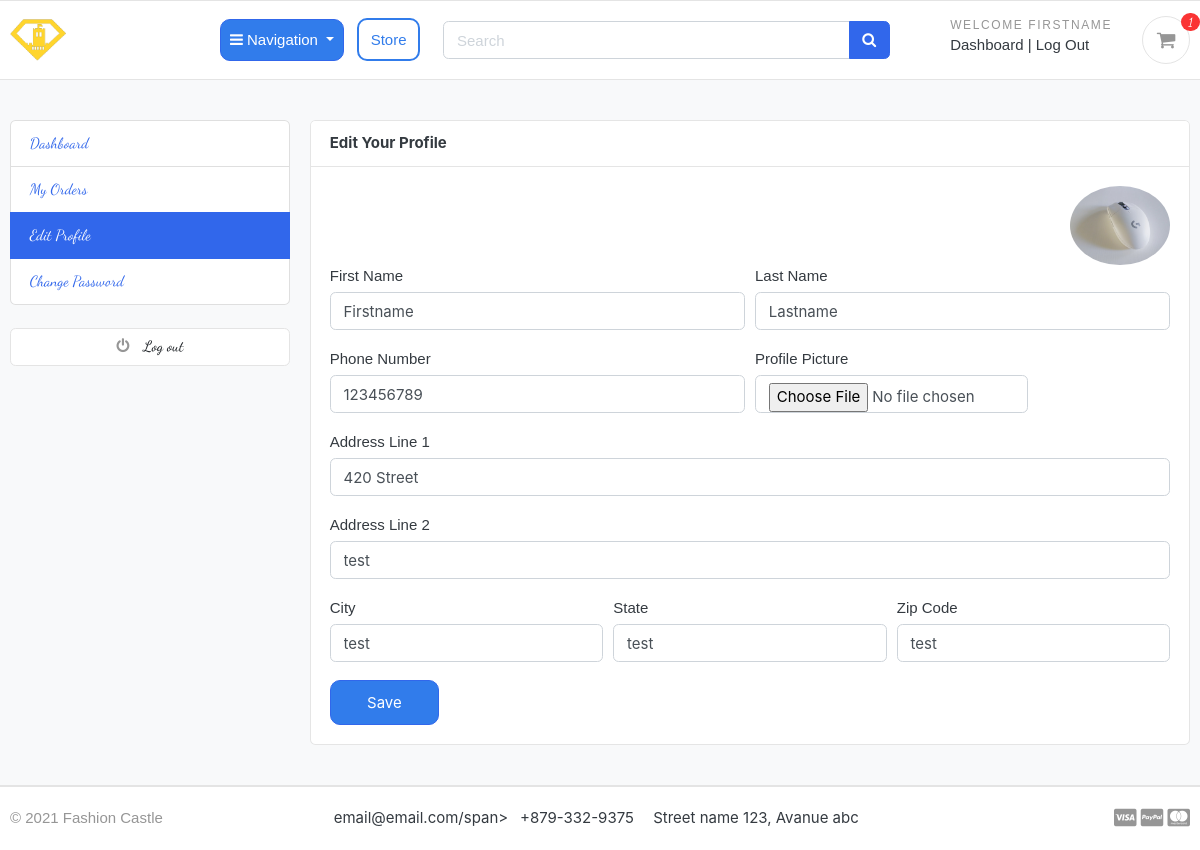
/accounts/edit_profile/ (signed in), run on the app's committed database.
### accounts/models.py (models this page shows, shortened)
class Account(AbstractBaseUser):
    first_name      = models.CharField(max_length=50)
    last_name       = models.CharField(max_length=50)
    username        = models.CharField(max_length=50, unique=True)
    email           = models.CharField(max_length=50, unique=True)
    phone_number    = models.CharField(max_length=20, blank=True)
    date_joined     = models.DateTimeField(auto_now_add=True)
    last_login      = models.DateTimeField(auto_now_add=True)
    is_admin        = models.BooleanField(default=False)
    is_staff        = models.BooleanField(default=False)
    is_active       = models.BooleanField(default=False)
    is_superadmin   = models.BooleanField(default=False)
    USERNAME_FIELD = 'email'
    REQUIRED_FIELDS = ['username', 'first_name', 'last_name']
    objects = MyAccountManager()

class UserProfile(models.Model):
    user = models.OneToOneField(Account, on_delete=models.CASCADE)
    address_line_1 = models.CharField(max_length=200, blank=True)
    address_line_2 = models.CharField(max_length=200, blank=True)
    profile_picture = models.ImageField(blank=True, upload_to='userprofile')
    city = models.CharField(max_length=20, blank=True)
    state = models.CharField(max_length=20, blank=True)
    zip_code = models.CharField(max_length=20, blank=True)
    phone_numnber = models.CharField(max_length=20, blank=True)

### accounts/views.py (the view)
# urls.py: path('edit_profile/', views.edit_profile, name='edit_profile'),
@login_required(login_url='login')
def edit_profile(request):
    userprofile = get_object_or_404(UserProfile, user=request.user)
    if request.method == 'POST':
        user_form = UserForm(request.POST, instance=request.user)
        profile_form = UserProfileForm(request.POST, request.FILES, instance=userprofile)
        if user_form.is_valid() and profile_form.is_valid():
            user_form.save()
            profile_form.save()
            messages.success(request, 'Your profile has been updated!')
            return redirect('edit_profile')
    else:
        user_form = UserForm(instance=request.user)
        profile_form = UserProfileForm(instance=userprofile)
    context = {
        'user_form': user_form,
        'profile_form': profile_form,
        'userprofile': userprofile,
    }
    return render(request, 'accounts/edit_profile.html', context)

### accounts/forms.py
class UserForm(forms.ModelForm):
    class Meta:
        model = Account
        fields = ('first_name', 'last_name', 'phone_number')
    def __init__(self,*args,**kwargs):
        super(UserForm, self).__init__(*args,**kwargs)
        for field in self.fields:
            self.fields[field].widget.attrs['class'] = 'form-control'

class UserProfileForm(forms.ModelForm):
    profile_picture = forms.ImageField(required=False, error_messages = {'invalid':("Image files only")}, widget=forms.FileInput)
    class Meta:
        model = UserProfile
        fields = ('address_line_1', 'address_line_2', 'city', 'state', 'zip_code', 'profile_picture')
    def __init__(self,*args,**kwargs):
        super(UserProfileForm, self).__init__(*args,**kwargs)
        for field in self.fields:
            self.fields[field].widget.attrs['class'] = 'form-control'

### carts/context_processors.py (called while the page is built)
def counter(request):
    cart_count = 0
    if 'admin' in request.path:
        return {}
    else:
        try:
            cart = Cart.objects.filter(cart_id=_cart_id(request))
            if request.user.is_authenticated:
                cart_items = CartItem.objects.all().filter(user=request.user)
            else:
                cart_items = CartItem.objects.all().filter(cart=cart[:1])
            for cart_item in cart_items:
                cart_count += cart_item.quantity
        except Cart.DoesNotExist:
            cart_count = 0
    return dict(cart_count=cart_count)

### carts/views.py (called while the page is built)
def _cart_id(request):
    cart = request.session.session_key
    if not cart:
        cart = request.session.create()
    return cart

### category/context_processors.py (called while the page is built)
def menu_links(request):
    links = Category.objects.all()
    return dict(links=links)

### category/models.py (called while the page is built)
    def get_url(self):
            return reverse('products_by_category', args=[self.slug])

### templates/accounts/edit_profile.html (shortened to what this page needs)
{% extends  'base.html' %}
{% block content %}
    <section class="section-content padding-y bg">
        <div class="container">
            <div class="row">
                {% include 'includes/dashboard_sidebar.html' %}
                <main class="col-md-9">
                    <article class="card">
                        <header class="card-header">
                            <strong class="d-inline-block mr-3">Edit Your Profile</strong>
                        </header>
                        <div class="card-body">
                            <div class="text-right">
                                <img src="{{userprofile.profile_picture.url}}" alt="Profile Picture" width="100" style="border-radius: 50%;" />
                            </div>
                            <div class="row">
                                <div class="col-md-12">
                                    <form action="{% url 'edit_profile' %}" method="POST" enctype="multipart/form-data">
                                        <div class="form-row">
                                            <div class="form-group col-md-6">
                                                <label>First Name</label>
                                                {{user_form.first_name}}
                                            </div>
                                            <div class="form-group col-md-6">
                                                <label>Last Name</label>
                                                {{user_form.last_name}}
                                            </div>
                                        </div>
                                        <div class="form-row">
                                            <div class="form-group col-md-6">
                                                <label>Phone Number</label>
                                                {{user_form.phone_number}}
                                            </div>
                                            <div class="form-group col-md-4">
                                                <label>Profile Picture</label>
                                                {{profile_form.profile_picture}}
                                            </div>
                                        </div>
                                        <div class="form-group">
                                            <label>Address Line 1</label>
                                            {{profile_form.address_line_1}}
                                        </div>
                                        <div class="form-group">
                                            <label>Address Line 2</label>
                                            {{profile_form.address_line_2}}
                                        </div>
                                        <div class="form-row">
                                            <div class="form-group col-md-4">
                                                <label>City</label>
                                                {{profile_form.city}}
                                            </div>
                                            <div class="form-group col-md-4">
                                                <label>State</label>
                                                {{profile_form.state}}
                                            </div>
                                            <div class="form-group col-md-4">
                                                <label>Zip Code</label>
                                                {{profile_form.zip_code}}
                                            </div>
                                        </div>
                                        <input type="submit" value="Save" class="save">
                                    </form>
                                </div>
                            </div>
                        </div>
                    </article>
                </main>
            </div>
        </div>
    </section>
{% endblock %}

### templates/includes/navbar.html (shortened to what this page needs)
{% load static %}
<header class="section-header">
    <section class="header-main border-bottom">
        <div class="container">
            <div class="row align-items-center">
                <div class="col-lg-2 col-md-3 col-6">
                    <a href="{% url 'home' %}" class="brand-wrap">
                        <img class="logo" src="{% static './images/custom-logo.png' %}">
                    </a>
                </div>
                <div class="col-lg-3 col-sm-6 col-8 order-2 order-lg-3">
                    <div class="d-flex justify-content-end mb-3 mb-lg-0">
                        {% if user.id is None %}
                            <div class="widget-header">
                                <small class="title text-muted">Welcome guest</small>
                                <div>
                                    <a href="{% url 'login' %}">Sign in</a>
                                    <span class="dark-transp">
                                        |
                                    </span>
                                    <a href="{% url 'register' %}">
                                        Register</a>
                                </div>
                            </div>
                        {% else %}
                            <div class="widget-header">
                                <small class="title text-muted">Welcome
                                    {{ user.first_name | capfirst }}</small>
                                <div>
                                    <a id="dashboard" href="{% url 'dashboard' %}">Dashboard</a>
                                    <span class="dark-transp">
                                        |
                                    </span>
                                    <a id="log-out" href="{% url 'logout' %}">Log Out</a>
                                </div>
                            </div>
                        {% endif %}
                        <a href="{% url 'cart' %}" class="widget-header cart-btn pl-3 ml-3">
                            <div class="icon icon-sm rounded-circle border">
                                <i class="fa fa-shopping-cart"></i>
                            </div>
                            <span class="badge badge-pill badge-primary notify">{{ cart_count }}</span>
                        </a>
                    </div>
                    </div>
                <div class="store-button">
                    <button type="button" class="categories btn btn-primary dropdown-toggle" type="button"
                    id="dropdownMenuButton"
                    data-mdb-toggle="dropdown"
                    aria-expanded="false" data-toggle="dropdown">
                        <i class="fa fa-bars"></i>
                        Navigation
                    </button>
                </div>
                <div class="store-parent">
                <a href="{% url 'store' %}" class="store" text-align="center" id="custom-btn-store">Store</a>
            </div>
                <div class="col-lg  col-md-6 col-sm-12 col-xs-12">
                    <form action="{% url 'search' %}" class="search">
                        <div class="input-group w-100">
                            <input type="text" class="form-control" style="width:60%;" placeholder="Search" name="keyword">
                                <div class="input-group-append">
                                    <button class="btn btn-primary" type="submit">
                                        <i class="fa fa-search fa-spin-hover"></i>
                                    </button>
                                </div>
                            </div>
                        </form>
                    </div>
                    </div>
                </div>
        </section>
    </header>

### static/css/ui.css (style rules this page uses)
html { font-family: "Inter", sans-serif; font-size: 15px; }
.icon-xs, .icon-sm, .icon-md, .icon-lg { display: inline-block; text-align: center; flex-shrink: 0; flex-grow: 0; }
.icon-sm { width: 48px; height: 48px; line-height: 48px !important; font-size: 20px; }
.padding-y { padding-top: 40px; padding-bottom: 40px; }
article:after, .form-group:after { display: block; clear: both; content: ""; }
.bg { background-color: #f8f9fa; }
.header-main { position: relative; padding-top: 1rem; padding-bottom: 1rem; }
.brand-wrap .logo, .navbar-brand .logo { margin-right: 7px; max-height: 42px; display: inline-block; }
.widget-header { display: inline-block; vertical-align: middle; position: relative; }
.widget-header a { color: #343a40; }
.widget-header i { color: #969696; }
.widget-header .title { display: block; }
.widget-header .notify { position: absolute; top: -3px; right: -10px; }
.notify { position: absolute; top: -4px; right: -10px; display: inline-block; padding: 0.25em 0.6em; font-size: 12px; line-height: 1; text-align: center; border-radius: 3rem; color: #fff; background-color: #fa3434; }

### fashioncastleback/static/css/custom.css (style rules this page uses)
:root { --sans-serif: 'Merriweather Sans', sans-serif; --script-font: 'Dancing Script', cursive; --button-color-blue: #317ceb; --button-color-hover: rgb(0, 110, 255); }
li, a, button { font-family: var(--script-font); }
p, label, h6 { font-family: var(--sans-serif); }
.title { font-family: var(--sans-serif); text-transform: uppercase; letter-spacing: 1.6px; }
.header-main { font-family: var(--sans-serif); }
.store { --color: var(--button-color-blue); --hover: var(--button-color-hover); --border:#3167eb; }
#custom-btn-store { font-family: var(--sans-serif); text-align: center; margin: 0; color: var(--color); transition: 0.55s; -webkit-border-radius: 10px; -moz-border-radius: 10px; border-radius: 10px; background: none; border: 2px solid; font: inherit; line-height: 1; margin: 0.9em; padding: .75em; height: 10px; }
.store-parent { align-items: center; }
.save { --color: var(--button-color-blue); --hover: var(--button-color-hover); --border:#3167eb; }
.save { color: white; background-color: var(--color); border: 1px solid var(--border); width: 13%; height: 3rem; border-radius: 10px; }
.categories { --color: var(--button-color-blue); --hover: var(--button-color-hover); --border:#3167eb; }
.categories { font-family: var(--sans-serif); text-align: center; color: white; background-color: var(--color); border: 1px solid var(--border); width: 100%; padding: .6rem; border-radius: 10px; }
#dashboard, #log-out { font-family: var(--sans-serif); }

### data on the page
Account: first_name "FIRSTNAME", first_name "Firstname", last_name "Lastname", phone_number "123456789"
UserProfile: profile_picture (picture), address_line_1 "420 Street", address_line_2 "test", city "test", state "test", zip_code "test"

### other printed values
{{ cart_count }} "1"
